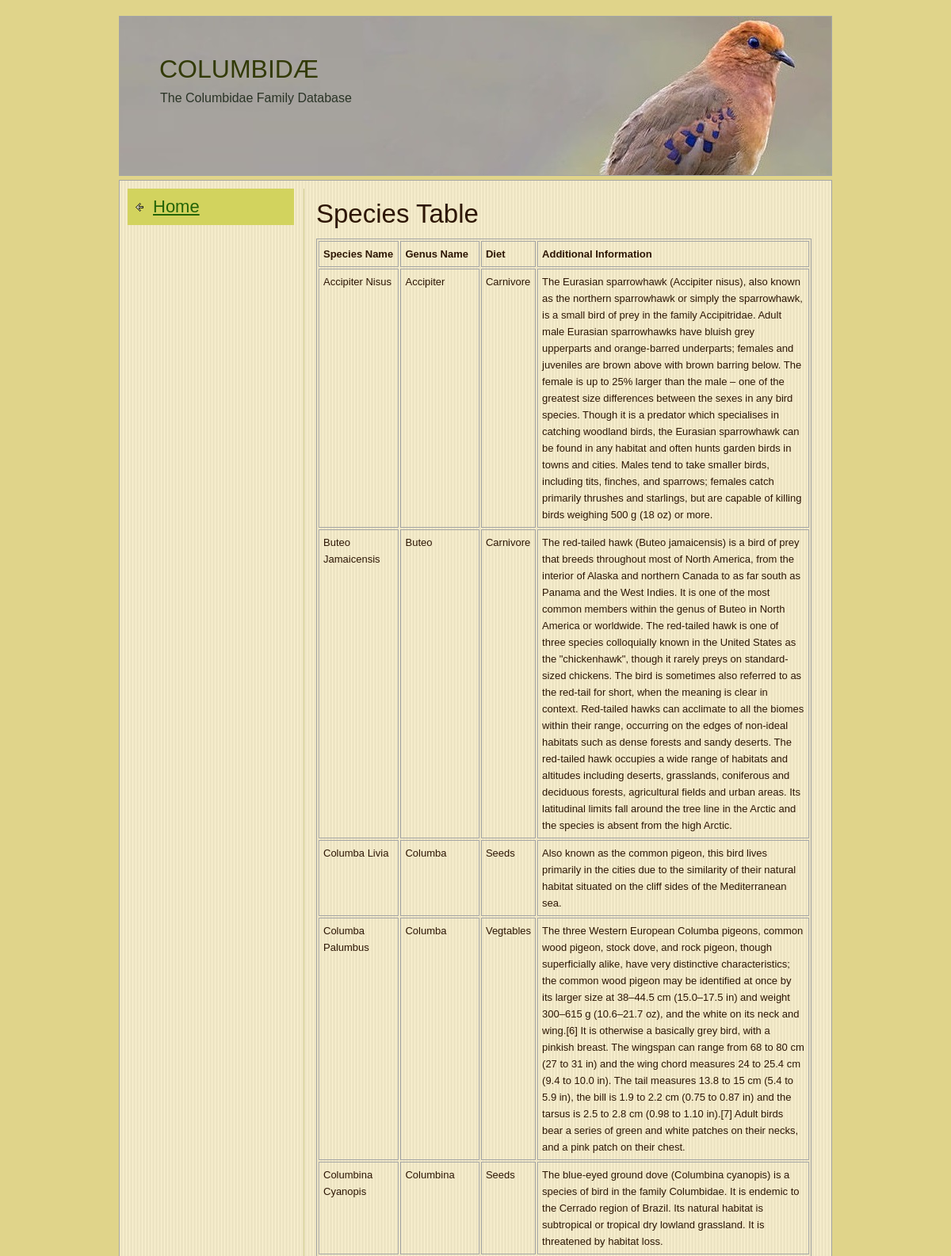
Screenshot of /tables/species.php (upper part) with the database file from the repository.
### tables this page shows
CREATE TABLE `species` (
  `LatinName` varchar(50) NOT NULL,
  `GenusName` varchar(50) DEFAULT NULL,
  `Diet` varchar(100) DEFAULT NULL,
  `Description` varchar(1000) DEFAULT NULL,
  PRIMARY KEY (`LatinName`),
  KEY `SPECIES_ibfk_1` (`GenusName`),
  CONSTRAINT `SPECIES_ibfk_1` FOREIGN KEY (`GenusName`) REFERENCES `genus` (`GenusName`) ON DELETE CASCADE ON UPDATE CASCADE
);

### tables/species.php (the view, shortened to what this page needs)
<!DOCTYPE html>
<html>
<head>
<link href="../css/style.css" rel="stylesheet" type="text/css">
</head>
<body>
<div id="wrapper">
  <div id="header">
    <div class="top_banner">
      <h1>COLUMBIDÆ</h1>
      <p>The Columbidae Family Database</p>
    </div>
  </div>
  <div id="page_content">
    <div class="left_side_bar back_nav">
      <div class="col_1">
        <h1><a href="../home.php">Home</a></h1>
      </div>
    </div>
    <div class="right_section">
    <?php
      $DB_HOST = $_ENV["DB_HOST"];
      $DB_USERNAME = $_ENV["DB_USERNAME"];
      $DB_PASSWORD = $_ENV["DB_PASSWORD"];
      $DB_DBNAME = $_ENV["DB_DBNAME"];
      $DB_PORT = $_ENV["DB_PORT"];
      $link=mysqli_connect($DB_HOST, $DB_USERNAME, $DB_PASSWORD, $DB_DBNAME, $DB_PORT)
        or die(header("Location: ../error.php"));
      $query = "SELECT * FROM SPECIES";
      $result = mysqli_query($link, $query)
        or die("<br><b>Query failed</b>");
      echo"<h1>Species Table</h1><nl>";
      echo "<blockquote contenteditable=true>";
      echo "<table>\n";
      echo "<td><b>Species Name</b></td><td><b>Genus Name</b></td><td><b>Diet</b></td><td><b>Additional Information</b></td>";
      while ($line = mysqli_fetch_array($result, MYSQLI_ASSOC))
      {
        echo "\t<tr>\n";
        foreach ($line as $col_value)
        {
          echo "\t\t<td>$col_value</td>\n";
        }
        echo "\t</tr>\n";
      }
      echo "</table>\n";
      echo "</blockquote>";
      ?>
    </div>
  </div>
</div>
</body></html>

### css/style.css (style rules this page uses)
html, body, div, span, applet, object, iframe, h1, h2, h3, h4, h5, h6, p, blockquote, pre, a, abbr, acronym, address, big, cite, code, del, dfn, em, font, img, ins, kbd, q, s, samp, small, strike, strong, sub, sup, tt, var, b, u, i, center, dl, dt, dd, ol, ul, li, fieldset, form, label, legend, table, caption, tbody, tfoot, thead, tr, th, td, hr, button { margin:0; padding:0; border:0; outline:0; font-size:100%; vertical-align:baseline; background:none; }
h1, h2, h3, h4, h5, h6, li { line-height:100%; }
blockquote, q { quotes:none; }
body { margin:0px; padding:0px; font-size:13px; line-height:21px; color:#2d1604; background-color:#e0d48a; font-family:Arial, Helvetica, sans-serif; }
h1, h2, h3, h4, h5, h6 { font-weight:normal; }
h1 { font-size:33px; margin-bottom:15px; }
a { color: #236407;text-decoration: underline; }
table,th,td { border:1px solid #a4a5a5; }
tr { margin:0 0 5px 0;padding:3px; }
td { padding:5px;margin:0 1px; }
#wrapper { width:900px; margin:0 auto; padding:20px 0 10px 0; }
#header { padding:0px 0px 5px; }
#header .top_banner { background:url(../images/blue_eyed_dove.jpg) no-repeat left top; height:150px; padding:50px 35px 0 50px; border:#a4a5a5 solid 1px; }
#header h1 { font-size:32px; color:#323A07; margin:0px; padding:0px 0px 10px; }
#header p { font-size:16px; margin-left:1px; color:#293325; }
#page_content { padding:10px; background:url(../images/body.jpg) repeat; border:#a4a5a5 solid 1px; }
#page_content .right_section { width:625px; float:right; padding:15px; border-left:#d4d093 solid 1px; }
.left_side_bar { width:210px; float:left; }
.left_side_bar h1 { font-size:22px; padding:12px 0 12px 32px; margin-bottom:5px; color:#1b0400; background:url(../images/arrow.png)#d2d35e no-repeat 10px center; }
.back_nav h1 { font-size:22px; padding:12px 0 12px 32px; margin-bottom:5px; color:#1b0400; background:url(../images/back_arrow.png)#d2d35e no-repeat 10px center; }
.left_side_bar .col_1 { padding:0px 0 20px 0; }

### rows the page displays
species: LatinName "Accipiter Nisus", GenusName "Accipiter", Diet "Carnivore", Description "The Eurasian sparrowhawk (Accipiter nisus), also known as the northern sparrowhawk or simply the sparrowhawk, is a small bird of prey in the family Accipitridae. Adult male Eurasian sparrowhawks have bluish grey upperparts and orange-barred underparts; females and juveniles are brown above with brown barring below. The female is up to 25% larger than the male – one of the greatest size differences between the sexes in any bird species. Though it is a predator which specialises in catching woodland birds, the Eurasian sparrowhawk can be found in any habitat and often hunts garden birds in towns and cities. Males tend to take smaller birds, including tits, finches, and sparrows; females catch…"
species: LatinName "Buteo Jamaicensis", GenusName "Buteo", Diet "Carnivore", Description "The red-tailed hawk (Buteo jamaicensis) is a bird of prey that breeds throughout most of North America, from the interior of Alaska and northern Canada to as far south as Panama and the West Indies. It is one of the most common members within the genus of Buteo in North America or worldwide. The red-tailed hawk is one of three species colloquially known in the United States as the \"chickenhawk\", though it rarely preys on standard-sized chickens. The bird is sometimes also referred to as the red-tail for short, when the meaning is clear in context. Red-tailed hawks can acclimate to all the biomes within their range, occurring on the edges of non-ideal habitats such as dense forests and sandy…"
species: LatinName "Columba Livia", GenusName "Columba", Diet "Seeds", Description "Also known as the common pigeon, this bird lives primarily in the cities due to the similarity of their natural habitat situated on the cliff sides of the Mediterranean sea."
species: LatinName "Columba Palumbus", GenusName "Columba", Diet "Vegtables", Description "The three Western European Columba pigeons, common wood pigeon, stock dove, and rock pigeon, though superficially alike, have very distinctive characteristics; the common wood pigeon may be identified at once by its larger size at 38–44.5 cm (15.0–17.5 in) and weight 300–615 g (10.6–21.7 oz), and the white on its neck and wing.[6] It is otherwise a basically grey bird, with a pinkish breast. The wingspan can range from 68 to 80 cm (27 to 31 in) and the wing chord measures 24 to 25.4 cm (9.4 to 10.0 in). The tail measures 13.8 to 15 cm (5.4 to 5.9 in), the bill is 1.9 to 2.2 cm (0.75 to 0.87 in) and the tarsus is 2.5 to 2.8 cm (0.98 to 1.10 in).[7] Adult birds bear a series of green and…"
species: LatinName "Columbina Cyanopis", GenusName "Columbina", Diet "Seeds", Description "The blue-eyed ground dove (Columbina cyanopis) is a species of bird in the family Columbidae. It is endemic to the Cerrado region of Brazil. Its natural habitat is subtropical or tropical dry lowland grassland. It is threatened by habitat loss."
